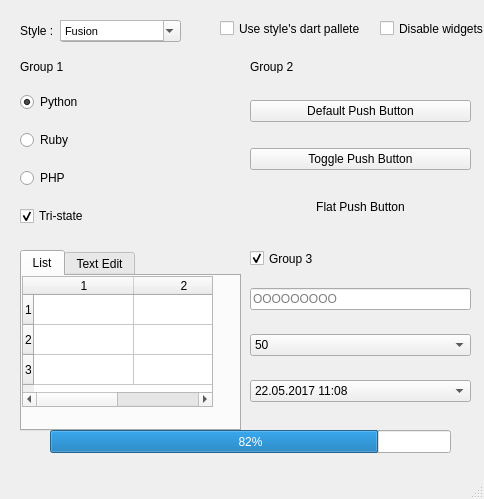
<?xml version="1.0" encoding="UTF-8"?>
<ui version="4.0">
 <class>MainWindow</class>
 <widget class="QMainWindow" name="MainWindow">
  <property name="geometry">
   <rect>
    <x>0</x>
    <y>0</y>
    <width>484</width>
    <height>499</height>
   </rect>
  </property>
  <property name="mouseTracking">
   <bool>true</bool>
  </property>
  <property name="focusPolicy">
   <enum>Qt::NoFocus</enum>
  </property>
  <property name="windowTitle">
   <string>MainWindow</string>
  </property>
  <property name="layoutDirection">
   <enum>Qt::LeftToRight</enum>
  </property>
  <widget class="QWidget" name="centralwidget">
   <widget class="QLabel" name="label">
    <property name="geometry">
     <rect>
      <x>20</x>
      <y>20</y>
      <width>41</width>
      <height>21</height>
     </rect>
    </property>
    <property name="text">
     <string>Style :</string>
    </property>
   </widget>
   <widget class="QComboBox" name="comboBox">
    <property name="geometry">
     <rect>
      <x>60</x>
      <y>20</y>
      <width>121</width>
      <height>22</height>
     </rect>
    </property>
    <property name="currentText">
     <string/>
    </property>
   </widget>
   <widget class="QTextEdit" name="textEdit">
    <property name="geometry">
     <rect>
      <x>60</x>
      <y>20</y>
      <width>104</width>
      <height>21</height>
     </rect>
    </property>
    <property name="verticalScrollBarPolicy">
     <enum>Qt::ScrollBarAlwaysOff</enum>
    </property>
    <property name="html">
     <string>&lt;!DOCTYPE HTML PUBLIC &quot;-//W3C//DTD HTML 4.0//EN&quot; &quot;http://www.w3.org/TR/REC-html40/strict.dtd&quot;&gt;
&lt;html&gt;&lt;head&gt;&lt;meta name=&quot;qrichtext&quot; content=&quot;1&quot; /&gt;&lt;style type=&quot;text/css&quot;&gt;
p, li { white-space: pre-wrap; }
&lt;/style&gt;&lt;/head&gt;&lt;body style=&quot; font-family:'MS Shell Dlg 2'; font-size:8.25pt; font-weight:400; font-style:normal;&quot;&gt;
&lt;p style=&quot; margin-top:0px; margin-bottom:0px; margin-left:0px; margin-right:0px; -qt-block-indent:0; text-indent:0px;&quot;&gt;Fusion&lt;/p&gt;&lt;/body&gt;&lt;/html&gt;</string>
    </property>
   </widget>
   <widget class="QCheckBox" name="checkBox">
    <property name="geometry">
     <rect>
      <x>220</x>
      <y>20</y>
      <width>141</width>
      <height>17</height>
     </rect>
    </property>
    <property name="text">
     <string>Use style's dart pallete</string>
    </property>
   </widget>
   <widget class="QCheckBox" name="checkBox_2">
    <property name="geometry">
     <rect>
      <x>380</x>
      <y>20</y>
      <width>141</width>
      <height>17</height>
     </rect>
    </property>
    <property name="text">
     <string>Disable widgets</string>
    </property>
   </widget>
   <widget class="QLabel" name="label_2">
    <property name="geometry">
     <rect>
      <x>20</x>
      <y>60</y>
      <width>47</width>
      <height>13</height>
     </rect>
    </property>
    <property name="text">
     <string>Group 1</string>
    </property>
   </widget>
   <widget class="QWidget" name="gridLayoutWidget">
    <property name="geometry">
     <rect>
      <x>20</x>
      <y>80</y>
      <width>221</width>
      <height>161</height>
     </rect>
    </property>
    <layout class="QGridLayout" name="gridLayout">
     <item row="2" column="0">
      <widget class="QRadioButton" name="radioButton_3">
       <property name="enabled">
        <bool>true</bool>
       </property>
       <property name="mouseTracking">
        <bool>false</bool>
       </property>
       <property name="text">
        <string>PHP</string>
       </property>
       <property name="checkable">
        <bool>true</bool>
       </property>
       <property name="checked">
        <bool>false</bool>
       </property>
      </widget>
     </item>
     <item row="1" column="0">
      <widget class="QRadioButton" name="radioButton_2">
       <property name="enabled">
        <bool>true</bool>
       </property>
       <property name="mouseTracking">
        <bool>false</bool>
       </property>
       <property name="text">
        <string>Ruby</string>
       </property>
       <property name="checkable">
        <bool>true</bool>
       </property>
       <property name="checked">
        <bool>false</bool>
       </property>
      </widget>
     </item>
     <item row="3" column="0">
      <widget class="QCheckBox" name="checkBox_3">
       <property name="text">
        <string>Tri-state</string>
       </property>
       <property name="checked">
        <bool>true</bool>
       </property>
       <property name="tristate">
        <bool>true</bool>
       </property>
      </widget>
     </item>
     <item row="0" column="0">
      <widget class="QRadioButton" name="radioButton">
       <property name="enabled">
        <bool>true</bool>
       </property>
       <property name="mouseTracking">
        <bool>false</bool>
       </property>
       <property name="autoFillBackground">
        <bool>false</bool>
       </property>
       <property name="text">
        <string>Python</string>
       </property>
       <property name="checkable">
        <bool>true</bool>
       </property>
       <property name="checked">
        <bool>true</bool>
       </property>
      </widget>
     </item>
    </layout>
   </widget>
   <widget class="QWidget" name="gridLayoutWidget_2">
    <property name="geometry">
     <rect>
      <x>250</x>
      <y>80</y>
      <width>221</width>
      <height>161</height>
     </rect>
    </property>
    <layout class="QGridLayout" name="gridLayout_2">
     <item row="1" column="0">
      <widget class="QPushButton" name="pushButton">
       <property name="text">
        <string>Default Push Button</string>
       </property>
      </widget>
     </item>
     <item row="2" column="0">
      <widget class="QPushButton" name="pushButton_2">
       <property name="text">
        <string>Toggle Push Button</string>
       </property>
      </widget>
     </item>
     <item row="3" column="0">
      <widget class="QPushButton" name="pushButton_3">
       <property name="text">
        <string>Flat Push Button</string>
       </property>
       <property name="default">
        <bool>false</bool>
       </property>
       <property name="flat">
        <bool>true</bool>
       </property>
      </widget>
     </item>
    </layout>
   </widget>
   <widget class="QLabel" name="label_3">
    <property name="geometry">
     <rect>
      <x>250</x>
      <y>60</y>
      <width>47</width>
      <height>13</height>
     </rect>
    </property>
    <property name="text">
     <string>Group 2</string>
    </property>
   </widget>
   <widget class="QTabWidget" name="tabWidget">
    <property name="geometry">
     <rect>
      <x>20</x>
      <y>250</y>
      <width>221</width>
      <height>181</height>
     </rect>
    </property>
    <property name="currentIndex">
     <number>0</number>
    </property>
    <widget class="QWidget" name="tab">
     <attribute name="title">
      <string>List</string>
     </attribute>
     <widget class="QTableWidget" name="tableWidget">
      <property name="geometry">
       <rect>
        <x>0</x>
        <y>0</y>
        <width>191</width>
        <height>131</height>
       </rect>
      </property>
      <row>
       <property name="text">
        <string>1</string>
       </property>
      </row>
      <row>
       <property name="text">
        <string>2</string>
       </property>
      </row>
      <row>
       <property name="text">
        <string>3</string>
       </property>
      </row>
      <column>
       <property name="text">
        <string>1</string>
       </property>
      </column>
      <column>
       <property name="text">
        <string>2</string>
       </property>
      </column>
     </widget>
     <widget class="QWidget" name="gridLayoutWidget_3">
      <property name="geometry">
       <rect>
        <x>0</x>
        <y>-1</y>
        <width>211</width>
        <height>151</height>
       </rect>
      </property>
      <layout class="QGridLayout" name="gridLayout_3"/>
     </widget>
    </widget>
    <widget class="QWidget" name="tab_2">
     <attribute name="title">
      <string>Text Edit</string>
     </attribute>
    </widget>
   </widget>
   <widget class="QWidget" name="gridLayoutWidget_4">
    <property name="geometry">
     <rect>
      <x>250</x>
      <y>270</y>
      <width>221</width>
      <height>151</height>
     </rect>
    </property>
    <layout class="QGridLayout" name="gridLayout_4">
     <item row="1" column="0">
      <widget class="QComboBox" name="comboBox_2">
       <item>
        <property name="text">
         <string>50</string>
        </property>
       </item>
      </widget>
     </item>
     <item row="0" column="0">
      <widget class="QLineEdit" name="lineEdit">
       <property name="placeholderText">
        <string>OOOOOOOOO</string>
       </property>
       <property name="cursorMoveStyle">
        <enum>Qt::VisualMoveStyle</enum>
       </property>
       <property name="clearButtonEnabled">
        <bool>false</bool>
       </property>
      </widget>
     </item>
     <item row="2" column="0">
      <widget class="QComboBox" name="comboBox_3">
       <item>
        <property name="text">
         <string>22.05.2017 11:08</string>
        </property>
       </item>
      </widget>
     </item>
    </layout>
   </widget>
   <widget class="QCheckBox" name="checkBox_4">
    <property name="geometry">
     <rect>
      <x>250</x>
      <y>250</y>
      <width>70</width>
      <height>17</height>
     </rect>
    </property>
    <property name="text">
     <string>Group 3</string>
    </property>
    <property name="checked">
     <bool>true</bool>
    </property>
   </widget>
   <widget class="QProgressBar" name="progressBar">
    <property name="geometry">
     <rect>
      <x>50</x>
      <y>430</y>
      <width>401</width>
      <height>23</height>
     </rect>
    </property>
    <property name="value">
     <number>82</number>
    </property>
   </widget>
  </widget>
  <widget class="QStatusBar" name="statusbar"/>
 </widget>
 <resources/>
 <connections/>
</ui>
